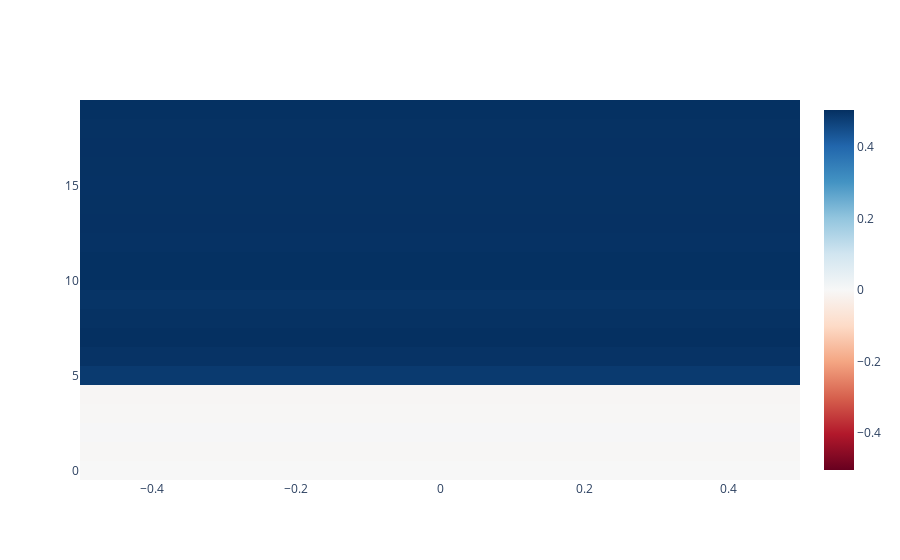

Notebook source saved alongside this figure:
### Code cell
import plotly.graph_objects as go

# Reshape the bias to make it 2-dimensional
bias_2d = linear_model.b.detach().numpy().reshape(-1, 1)

fig = go.Figure(data=go.Heatmap(z=bias_2d, colorscale='RdBu', zmid=0))
fig.show()

### Figure 1 — Plotly figure (JSON) as saved in the notebook; plotly's stock layout.template omitted (floating-point values rounded to 4 significant figures)
{"data": [{"colorscale": [[0, "rgb(103,0,31)"], [0.1, "rgb(178,24,43)"], [0.2, "rgb(214,96,77)"], [0.3, "rgb(244,165,130)"], [0.4, "rgb(253,219,199)"], [0.5, "rgb(247,247,247)"], [0.6, "rgb(209,229,240)"], [0.7, "rgb(146,197,222)"], [0.8, "rgb(67,147,195)"], [0.9, "rgb(33,102,172)"], [1, "rgb(5,48,97)"]], "type": "heatmap", "z": [[0.0001872], [-0.003888], [0.003815], [-0.004654], [-0.006257], [0.4841], [0.4973], [0.5033], [0.5005], [0.4966], [0.5021], [0.502], [0.4995], [0.5009], [0.5004], [0.4994], [0.4999], [0.5008], [0.5002], [0.5017]], "zmid": 0}], "layout": {}}
